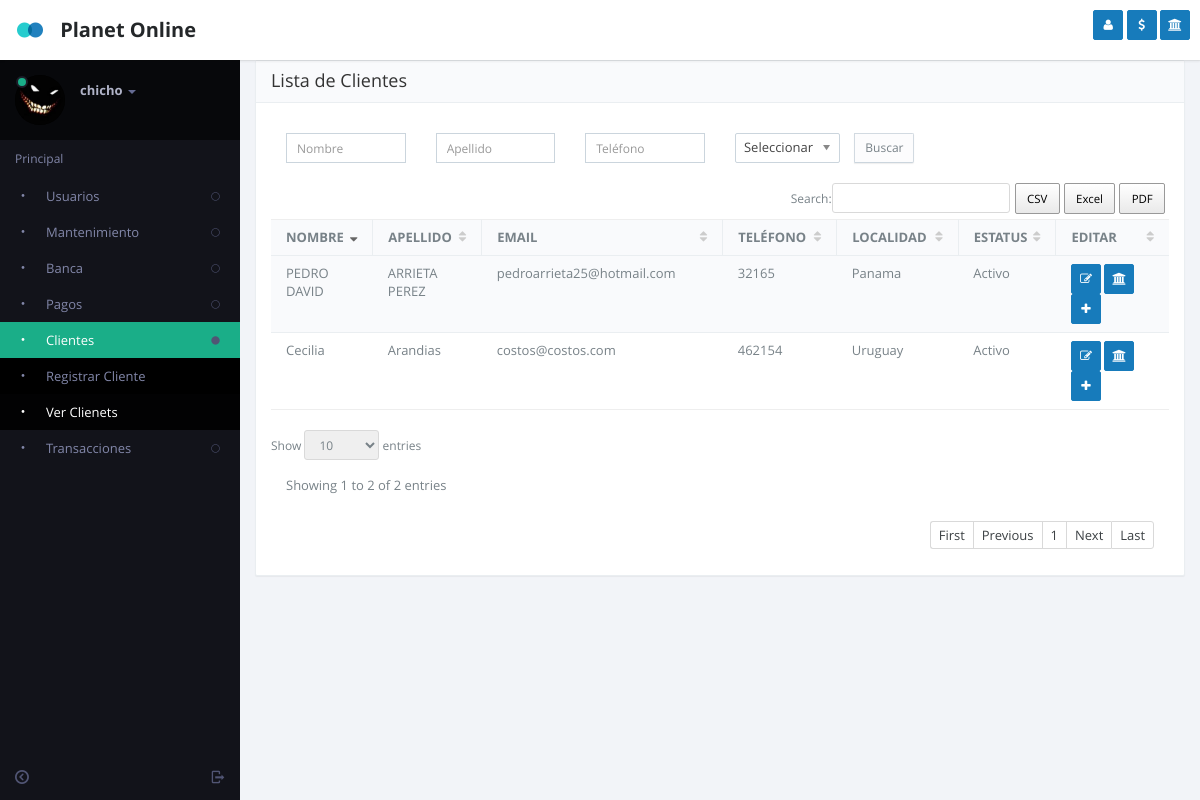
Page /customers.php (signed in) on the earlier database version.
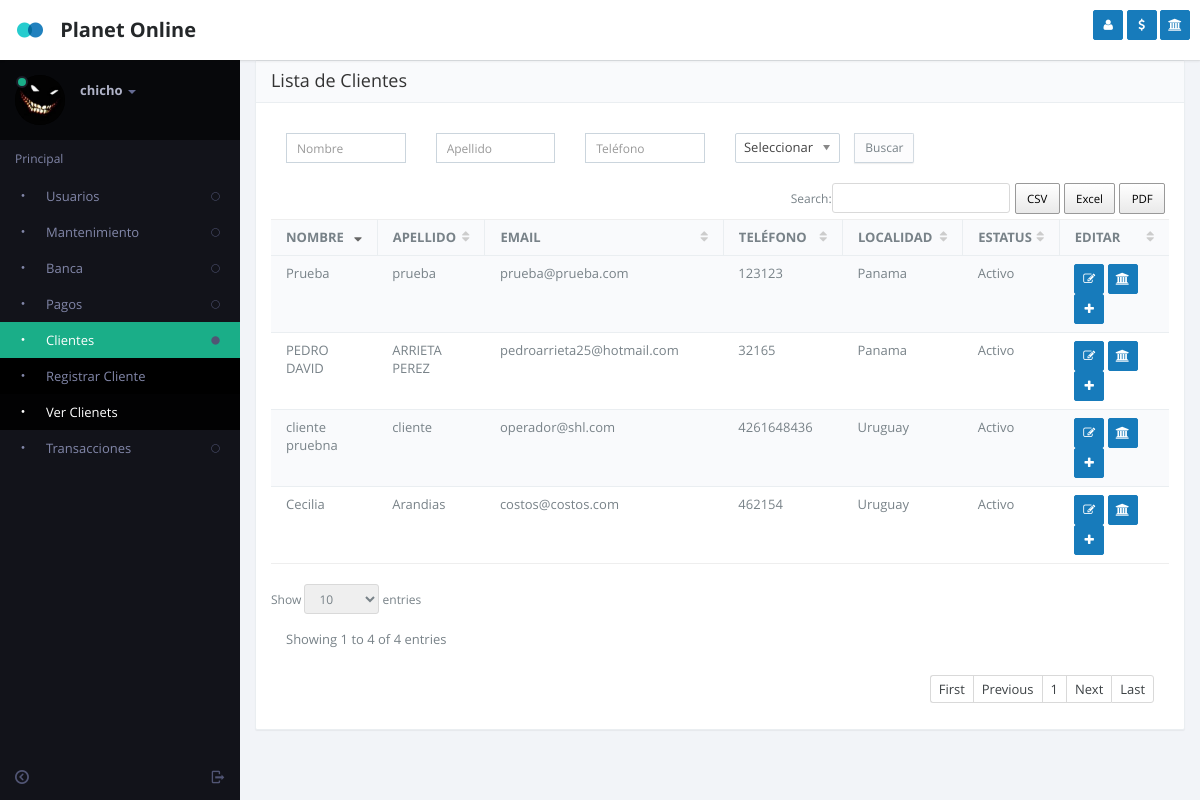
Same page on the later database version.
### tables this page shows
CREATE TABLE `customer` (
  `id` int(11) NOT NULL,
  `name` varchar(50) NOT NULL,
  `last_name` varchar(50) NOT NULL,
  `email` varchar(100) NOT NULL,
  `phone` varchar(50) NOT NULL,
  `id_reside_country` int(11) NOT NULL,
  `image` varchar(250) NOT NULL,
  `stat` int(11) NOT NULL,
  `create_date` timestamp NOT NULL DEFAULT CURRENT_TIMESTAMP,
  `id_user_create` int(11) NOT NULL
);

CREATE TABLE `country` (
  `id` int(11) NOT NULL,
  `name` varchar(50) NOT NULL,
  `stat` int(11) NOT NULL,
  `id_user_reg` int(11) NOT NULL,
  `data_time` datetime NOT NULL
);

### include/defs.php (called while the page is built, shortened)
<?php
	function MySQLQuery($query)
	{
		$success= mysql_db_query($GLOBALS["DB_DBName"], $query);
		return $success;
	}
	function GetRecords($sql)
	{
		$check=MySQLQuery($sql);
		$return=array();
		$i=0;
		while ($row = mysql_fetch_array($check))
		 {
			$return[$i]=$row;
			$i++;
		}
		return $return;
	}
?>

### customers.php (the view, shortened to what this page needs)
<?php
    include("include/defs.php");
    include("header.php");
    $where = "where (1=1)";
      $arrUser = GetRecords("SELECT customer.*,
                                    country.name as LOCATION
                             from customer
                             inner join country on country.id = customer.id_reside_country
                             $where
                             order by customer.id");
?>
	<section id="content">
          <section class="vbox">
            <section class="scrollable padder">
              <section class="panel panel-default">
                <header class="panel-heading">
                          <span class="h4">Lista de Clientes</span>
                </header>
                <div class="panel-body">
                    <form method="post" action="" novalidate>
                      <div class="row wrapper">
                        <div class="col-sm-2 m-b-xs">
                          <div class="input-group">
                            <input type="text" class="input-s input-sm form-control" value="<?php if(isset($name)){ echo $name;}?>" name="name" placeholder="Nombre">
                          </div>
                        </div>
                        <div class="col-sm-2 m-b-xs">
                          <div class="input-group">
                            <input type="text" class="input-s input-sm form-control" value="<?php if(isset($lname)){ echo $lname;}?>" name="lname" placeholder="Apellido">
                          </div>
                        </div>
                        <div class="col-sm-2 m-b-xs">
                          <div class="input-group">
                            <input type="text" class="input-s input-sm form-control" value="<?php if(isset($user)){ echo $user;}?>" name="phone" placeholder="Teléfono">
                          </div>
                        </div>
                        <div class="col-sm-3 m-b-xs">
                          <div class="input-group">
                            <span class="input-group-btn padder "><button type="submit" class="btn btn-sm btn-default">Buscar</button></span>
                          </div>
                        </div>
                      </div>
                    </form>
                    <div class="table-responsive">
                        <table class="table table-striped b-t b-light" data-ride="datatables">
                          <thead>
                            <tr>
                              <th>NOMBRE</th>
                              <th>APELLIDO</th>
                              <th>EMAIL</th>
                              <th>TELÉFONO</th>
                              <th>LOCALIDAD</th>
                              <th>ESTATUS</th>
                              <th>EDITAR</th>
                            </tr>
                          </thead>
                          <tbody>
                          <?PHP
                            foreach ($arrUser as $key => $value) {
                              $status = ($value['stat'] == 1) ? 'Activo' : 'Inactivo';
                            ?>
                          <tr>
                              <td class="tbdata"> <?php echo $value['name']?> </td>
                              <td class="tbdata"> <?php echo $value['last_name']?> </td>
                              <td class="tbdata"> <?php echo $value['email']?> </td>
                              <td class="tbdata"> <?php echo $value['phone']?> </td>
                              <td class="tbdata"> <?php echo $value['LOCATION']?> </td>
                              <td class="tbdata"> <?php echo $status?> </td>
                              <td>
                                <a href="modal-customer.php?id=<?php echo $value['id']?>" title="Editar Cliente" data-toggle="ajaxModal" class="btn btn-sm btn-icon btn-primary"><i class="fa fa-edit (alias)"></i></a>
                                <a href="modal-bank-customer.php?id=<?php echo $value['id']?>" title="Ver Bancos" data-toggle="ajaxModal" class="btn btn-sm btn-icon btn-primary"><i class="fa fa-bank"></i></a>
                                <a href="modal-bank-customer-add.php?id=<?php echo $value['id']?>" title="Agregar Bancos" data-toggle="ajaxModal" class="btn btn-sm btn-icon btn-primary"><i class="fa fa-plus"></i></a>
                              </td>
                          </tr>
                          <?php
                          }
                          ?>
                          </tbody>
                        </table>
                    </div>
                </div>
              </section>
            </section>
        </section>
    </section>
<?php
	include("footer.php");
?>

Differences in the rows shown:
added customer: name "Prueba", last_name "prueba", email "prueba@prueba.com", phone "123123", country.name "Panama", stat "Activo"
added customer: name "cliente pruebna", last_name "cliente", email "operador@shl.com", phone "4261648436", country.name "Uruguay", stat "Activo"
Other differences:
text written by a page script: "CSV Excel PDF Search: Show entries Showing 1 to 2 of 2 entries First Previous 1 Next Last" → "CSV Excel PDF Search: Show entries Showing 1 to 4 of 4 entries First Previous 1 Next Last"
